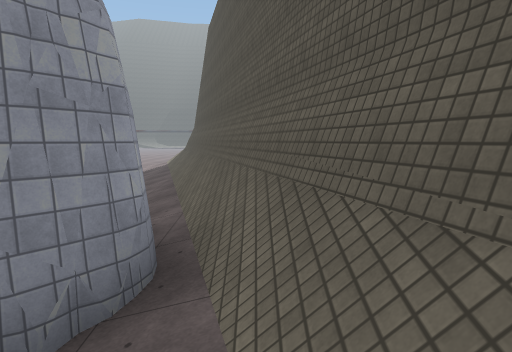
view 1 (above)

24 first-person views from a walk through a Unity game level. The camera is 1.4 m above the floor, tilts 6° down and sees 75° across. The floor is counted in squares, 2 m on a side. Each view is taken from the middle of a square. On the plan, view 1 faces up. The plan holds only what a view shows up to about 10 squares ahead; the rest is blank. The place goes on beyond the plan. Some animated figures are not drawn. Some surface patterns are stand-ins.

view 2
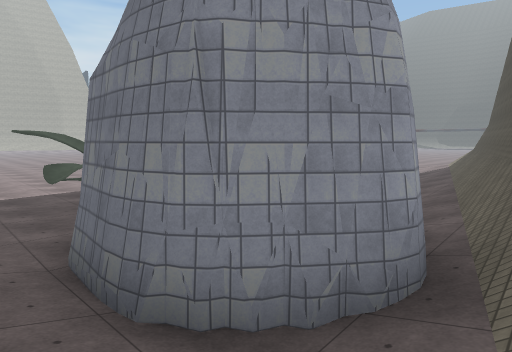

view 3
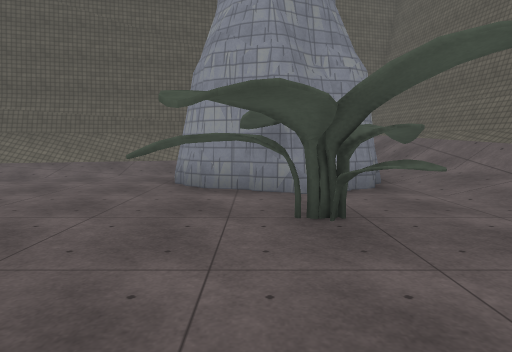

view 4
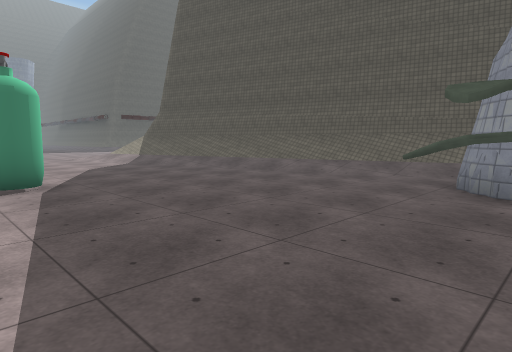

view 5
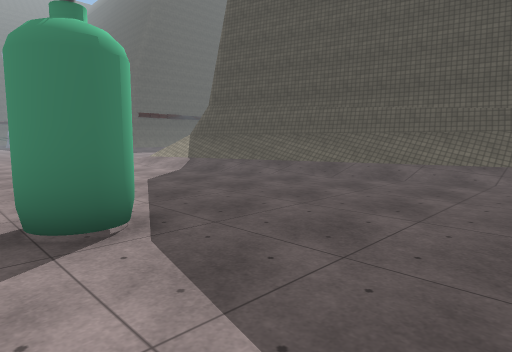

view 6
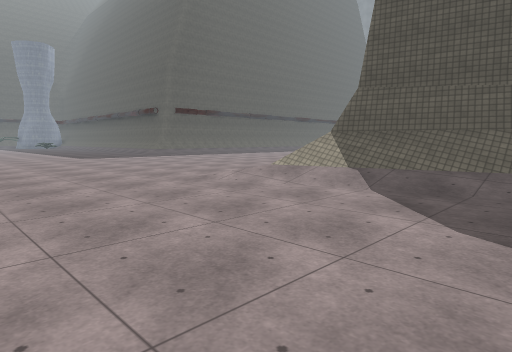

view 7
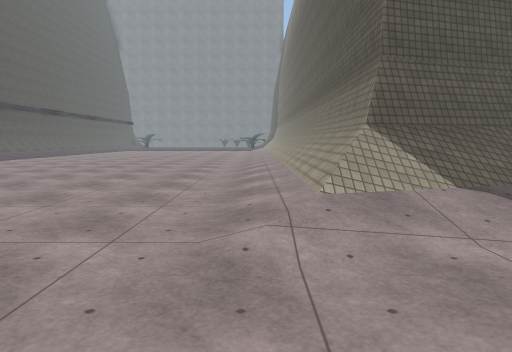

view 8
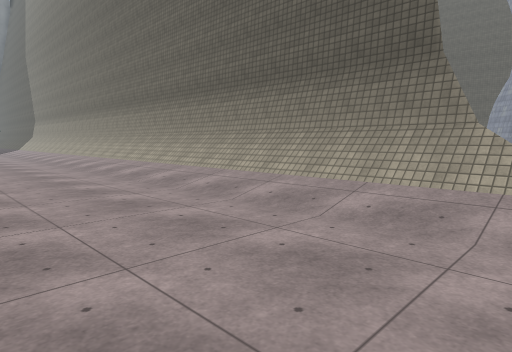

view 9
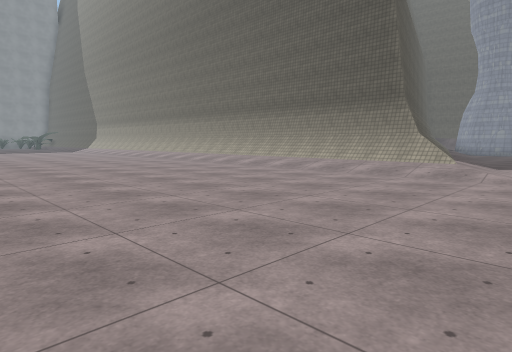

view 10
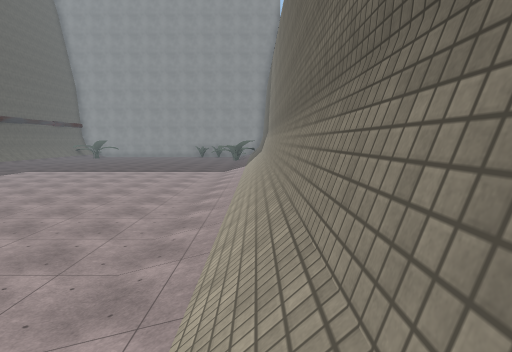

view 11
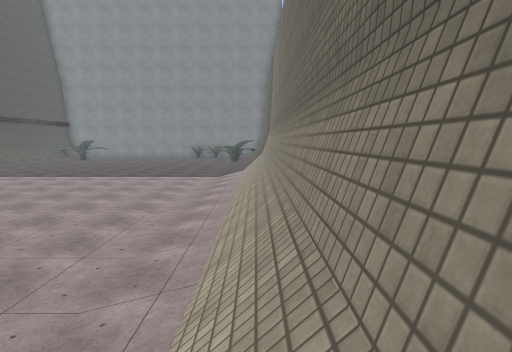

view 12
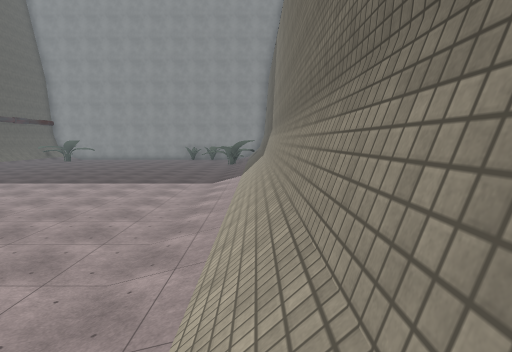

view 13
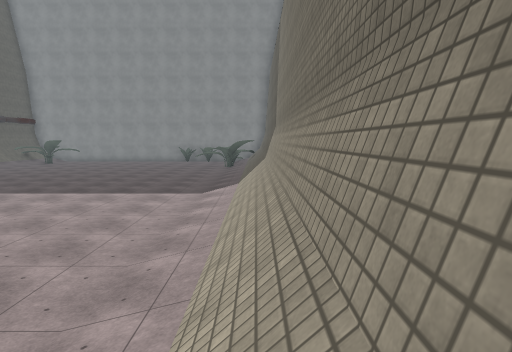

view 14
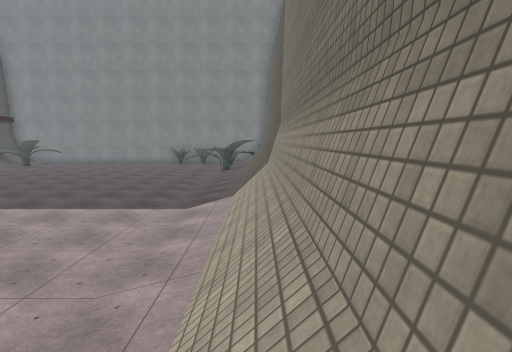

view 15
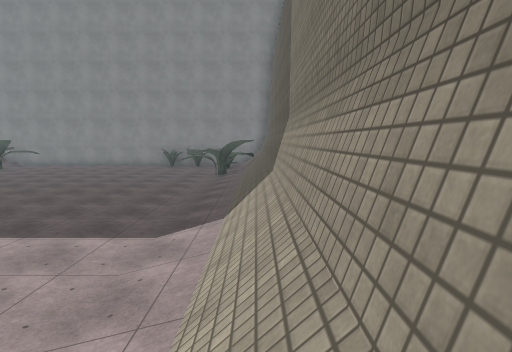

view 16
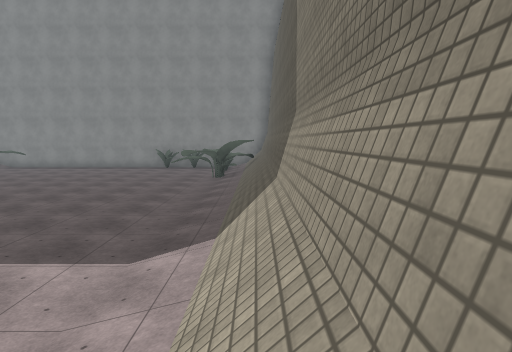

view 17
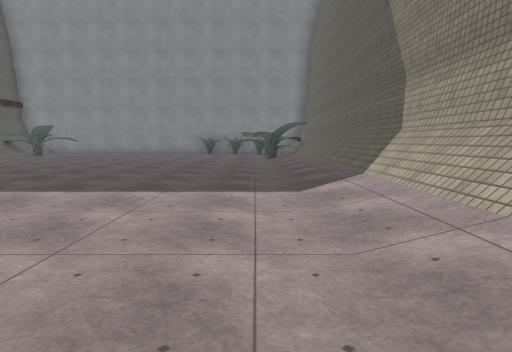

view 18
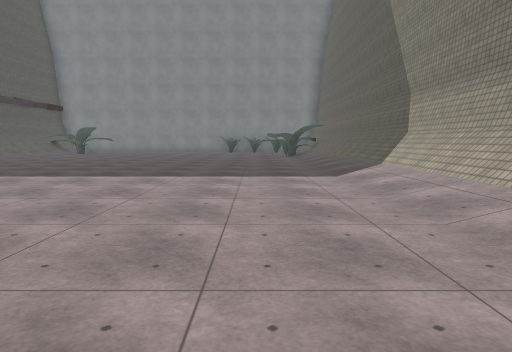

view 19
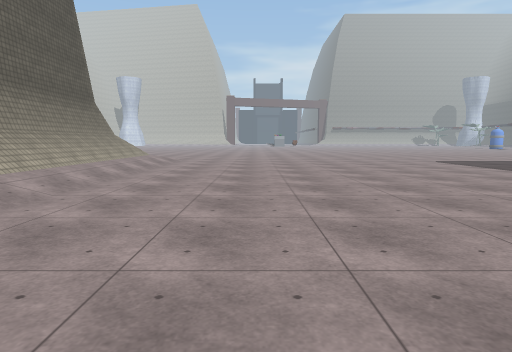

view 20
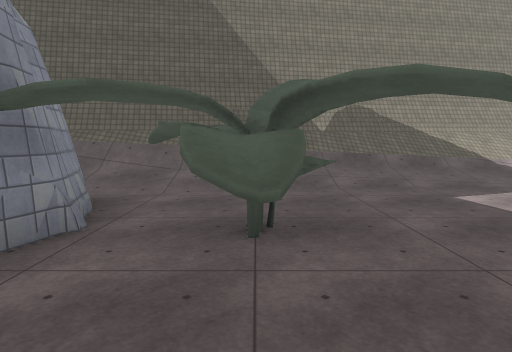

view 21
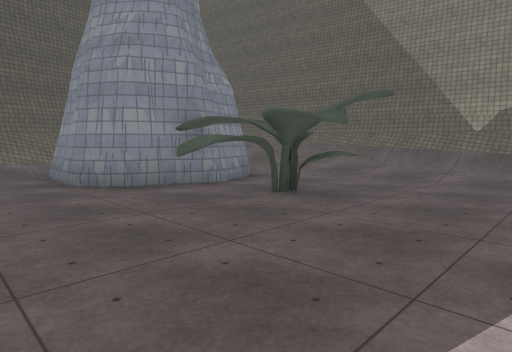

view 22
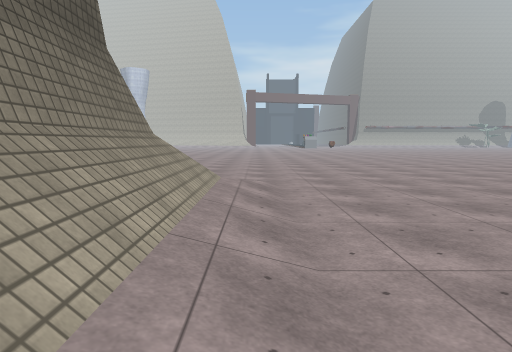

view 23
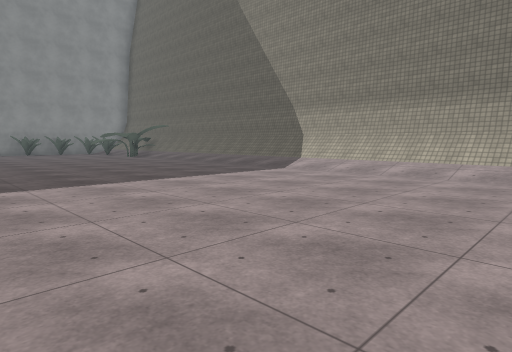

view 24
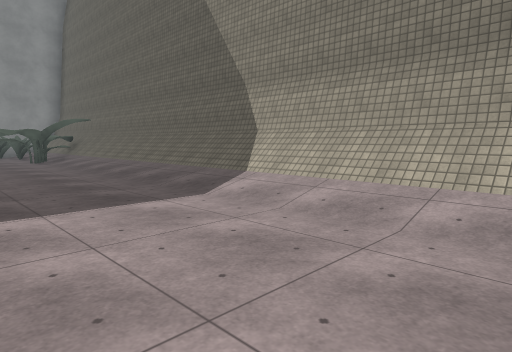

### Floor plan
Key: @ floor where view 1 was taken; # wall or solid block; . floor; / step, stairs or slope; O other object.
Columns run from 9 left of view 1 to 23 right of it. Each row starts with its distance up from view 1.
 26       ..
 25       ....                  ..
 24       .....               ......
 23 .............       ............
 22 ..............      .............
 21 ................  ...............
 20 ................ ................
 19 .................................
 18 .................................
 17 .................................
 16 ..../////////////////////////////
 15 ..../////////////////////////////
 14 ...../###########################
 13 .....//#
 12 .....//#
 11 ....../##
 10 ......//#
  9 .#....//#
  8 ......//#
  7 ......./##
  6 .......//#
  5 .......//#
  4 ...O.###/#
  3 ...O.# ####
  2 ...O.####/#
  1 ....O###//#
  0 ..///////@#
 -1 //////#####
 -2 /#######
 -3 ##

Where each view was taken, in squares from view 1:
view 1: 0 up, 0 right, facing up
view 2: 0 up, 0 right, facing up-left
view 3: 3 up, 9 left, facing right
view 4: 3 up, 9 left, facing up-right
view 5: 6 up, 9 left, facing up-right
view 6: 11 up, 9 left, facing up-right
view 7: 16 up, 7 left, facing right
view 8: 19 up, 4 left, facing down-right
view 9: 23 up, 6 left, facing down-right
view 10: 15 up, 2 right, facing right
view 11: 15 up, 4 right, facing right
view 12: 15 up, 6 right, facing right
view 13: 15 up, 8 right, facing right
view 14: 15 up, 10 right, facing right
view 15: 15 up, 12 right, facing right
view 16: 15 up, 13 right, facing right
view 17: 17 up, 12 right, facing right
view 18: 18 up, 10 right, facing right
view 19: 19 up, 7 right, facing left
view 20: 5 up, 6 left, facing down
view 21: 6 up, 9 left, facing down-right
view 22: 16 up, 1 right, facing left
view 23: 23 up, 11 right, facing down-right
view 24: 19 up, 13 right, facing down-right
